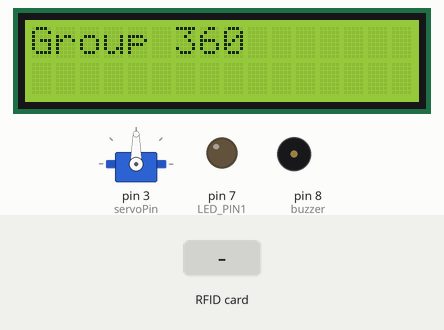
The sketch below on a simulated Arduino Uno, built with avr-gcc and run on an emulated ATmega328P. On the bench: servo, 16×2 character LCD, output pins drawn as LEDs (lit = HIGH), buzzer (waves = sounding, pin HIGH). The inputs (shaded band) are chosen by the test bench. Pins used as bus, display or sensor lines are not drawn; what the sketch prints to the serial monitor is not drawn.

Above: at 1.3 s.
1.4 s: RFID card 10 9E E5 A4 held to the reader
At 4.5 s:
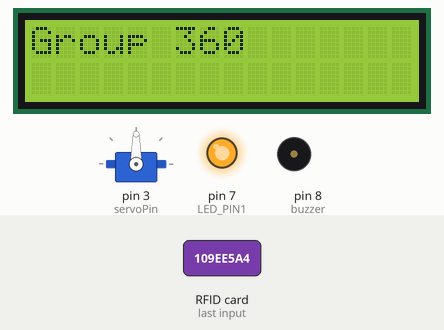
At 5.18 s:
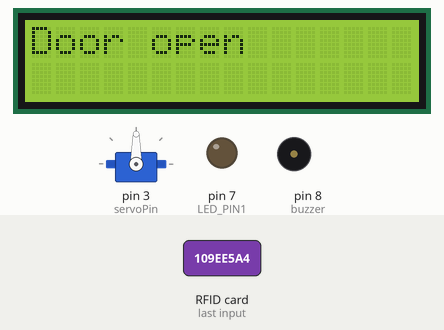
5.5 s: RFID card 5E 7A 19 C4 held to the reader
At 8.5 s:
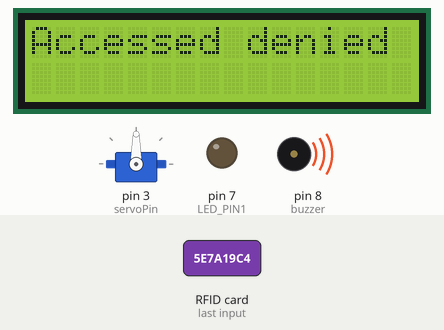
Timing chart, 0 to 11.7 s (numbered marks = the images above; inputs shaded):
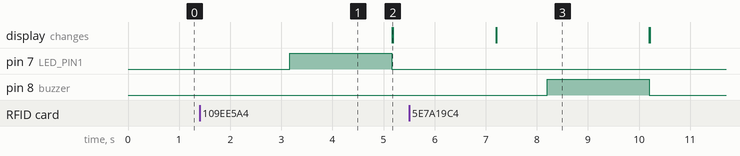

Measured:
- after the input at 1.4 s, pin 7 (LED_PIN1): LOW → HIGH after 1.8 s, → LOW 2.0 s later
- after the input at 5.5 s, pin 8 (buzzer): LOW → HIGH after 2.7 s, → LOW 2.0 s later; the display: changes after 1.7 s (image 3)

The sketch:

rfid_lcd_linux.ino
```cpp
#include <Servo.h>
Servo servo;


#include "SPI.h"
#include "MFRC522.h"
/*Impport following Libraries*/
#include <Wire.h>
#include <LiquidCrystal_I2C.h>
//I2C pins declaration
LiquidCrystal_I2C lcd(0x3F, 2, 1, 0, 4, 5, 6, 7, 3, POSITIVE);

#define SS_PIN 10
#define RST_PIN 9
#define LED_PIN1 7
#define buzzer 8
int servoPin = 3;
int servoAngle=0;

MFRC522 rfid(SS_PIN, RST_PIN);

MFRC522::MIFARE_Key key;

void setup() {
  // put your setup code here, to run once:
  Serial.begin(9600);
  SPI.begin();
  rfid.PCD_Init();
  servo.attach(servoPin);
  pinMode(7, OUTPUT);
  pinMode(8, OUTPUT);
  lcd.begin(16,2);//Defining 16 columns and 2 rows of lcd display
lcd.backlight();//To Power ON the back light
//lcd.backlight();// To Power OFF the back light
  Serial.println("I am waiting for card...");
}

void loop() {

  //Write your code
lcd.setCursor(0,0);
lcd.print("Group 360");
delay(1000);
  // put your main code here, to run repeatedly:
  if (!rfid.PICC_IsNewCardPresent() || !rfid.PICC_ReadCardSerial())
    return;

  // Serial.print(F("PICC type: "));
  MFRC522::PICC_Type piccType = rfid.PICC_GetType(rfid.uid.sak);
  // Serial.println(rfid.PICC_GetTypeName(piccType));

  // Check is the PICC of Classic MIFARE type
  if (piccType != MFRC522::PICC_TYPE_MIFARE_MINI &&
      piccType != MFRC522::PICC_TYPE_MIFARE_1K &&
      piccType != MFRC522::PICC_TYPE_MIFARE_4K) {
    Serial.println(F("Your tag is not of type MIFARE Classic."));
    return;
  }
  String strID = "";
  for (byte i = 0; i < 4; i++) {
    strID +=
      (rfid.uid.uidByte[i] < 0x10 ? "0" : "") +
      String(rfid.uid.uidByte[i], HEX) +
      (i != 3 ? ":" : "");
  }

  strID.toUpperCase();
  Serial.print("Tap card key: ");
  Serial.println(strID);
  delay(1000);

  if (strID.indexOf("10:9E:E5:A4") >= 0) {  //put your own tap card key;
    Serial.println("********************");
    Serial.println("**Authorised acces**");
    Serial.println("********************");
    digitalWrite(LED_PIN1,HIGH);
    delay(2000);
    digitalWrite(LED_PIN1,LOW);
    Serial.println("Door open");
    lcd.setCursor(0,0);
    lcd.print("Door open");

//     for(servoAngle = 0; servoAngle < 90; servoAngle++)  //move the micro servo from 0 degrees to 180 degrees
//  {
//    servo.write(servoAngle);
//    delay(5);
//  }
//delay(5000);
//  for(servoAngle = 90; servoAngle > 0; servoAngle--)  //now move back the micro servo from 0 degrees to 180 degrees
//  {
//    servo.write(servoAngle);
//    delay(5);
// }

    return;
  }
  else {
    Serial.println("****************");
    Serial.println("**Acces denied**");
    Serial.println("****************");
    lcd.setCursor(0,0);
    lcd.print("Accessed denied");
    delay(1000);
    digitalWrite(buzzer, HIGH);
    delay (2000);
    digitalWrite(8, LOW);
    lcd.clear();
    return;
  }

}
```
